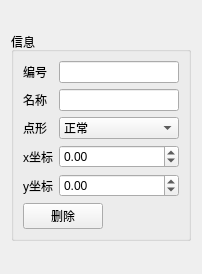
<?xml version="1.0" encoding="UTF-8"?>
<ui version="4.0">
 <class>InfoSation</class>
 <widget class="QWidget" name="InfoSation">
  <property name="geometry">
   <rect>
    <x>0</x>
    <y>0</y>
    <width>202</width>
    <height>274</height>
   </rect>
  </property>
  <property name="windowTitle">
   <string>Form</string>
  </property>
  <layout class="QVBoxLayout" name="verticalLayout">
   <item>
    <widget class="QGroupBox" name="groupBox">
     <property name="sizePolicy">
      <sizepolicy hsizetype="Preferred" vsizetype="Fixed">
       <horstretch>0</horstretch>
       <verstretch>0</verstretch>
      </sizepolicy>
     </property>
     <property name="title">
      <string>信息</string>
     </property>
     <layout class="QVBoxLayout" name="verticalLayout_2">
      <item>
       <layout class="QFormLayout" name="formLayout">
        <item row="0" column="0">
         <widget class="QLabel" name="label_2">
          <property name="font">
           <font>
            <pointsize>9</pointsize>
           </font>
          </property>
          <property name="text">
           <string>编号</string>
          </property>
         </widget>
        </item>
        <item row="1" column="0">
         <widget class="QLabel" name="label_3">
          <property name="font">
           <font>
            <pointsize>9</pointsize>
           </font>
          </property>
          <property name="text">
           <string>名称</string>
          </property>
         </widget>
        </item>
        <item row="2" column="0">
         <widget class="QLabel" name="label_7">
          <property name="font">
           <font>
            <pointsize>9</pointsize>
           </font>
          </property>
          <property name="text">
           <string>点形</string>
          </property>
         </widget>
        </item>
        <item row="3" column="0">
         <widget class="QLabel" name="label_6">
          <property name="font">
           <font>
            <pointsize>9</pointsize>
           </font>
          </property>
          <property name="text">
           <string>x坐标</string>
          </property>
         </widget>
        </item>
        <item row="4" column="0">
         <widget class="QLabel" name="label_8">
          <property name="font">
           <font>
            <pointsize>9</pointsize>
           </font>
          </property>
          <property name="text">
           <string>y坐标</string>
          </property>
         </widget>
        </item>
        <item row="2" column="1">
         <widget class="QComboBox" name="sizeBox">
          <property name="sizePolicy">
           <sizepolicy hsizetype="Preferred" vsizetype="Fixed">
            <horstretch>0</horstretch>
            <verstretch>0</verstretch>
           </sizepolicy>
          </property>
          <property name="font">
           <font>
            <pointsize>9</pointsize>
           </font>
          </property>
          <item>
           <property name="text">
            <string>正常</string>
           </property>
          </item>
          <item>
           <property name="text">
            <string>大站</string>
           </property>
          </item>
         </widget>
        </item>
        <item row="0" column="1">
         <widget class="QLineEdit" name="idLineEdit">
          <property name="sizePolicy">
           <sizepolicy hsizetype="Preferred" vsizetype="Fixed">
            <horstretch>0</horstretch>
            <verstretch>0</verstretch>
           </sizepolicy>
          </property>
          <property name="font">
           <font>
            <pointsize>9</pointsize>
           </font>
          </property>
          <property name="dragEnabled">
           <bool>false</bool>
          </property>
          <property name="readOnly">
           <bool>true</bool>
          </property>
         </widget>
        </item>
        <item row="1" column="1">
         <widget class="QLineEdit" name="nameLineEdit">
          <property name="sizePolicy">
           <sizepolicy hsizetype="Preferred" vsizetype="Fixed">
            <horstretch>0</horstretch>
            <verstretch>0</verstretch>
           </sizepolicy>
          </property>
          <property name="font">
           <font>
            <pointsize>9</pointsize>
           </font>
          </property>
          <property name="dragEnabled">
           <bool>false</bool>
          </property>
          <property name="readOnly">
           <bool>false</bool>
          </property>
         </widget>
        </item>
        <item row="3" column="1">
         <widget class="QDoubleSpinBox" name="xSpinBox">
          <property name="font">
           <font>
            <pointsize>9</pointsize>
           </font>
          </property>
          <property name="minimum">
           <double>-10000.000000000000000</double>
          </property>
          <property name="maximum">
           <double>10000.000000000000000</double>
          </property>
         </widget>
        </item>
        <item row="4" column="1">
         <widget class="QDoubleSpinBox" name="ySpinBox">
          <property name="font">
           <font>
            <pointsize>9</pointsize>
           </font>
          </property>
          <property name="minimum">
           <double>-10000.000000000000000</double>
          </property>
          <property name="maximum">
           <double>10000.000000000000000</double>
          </property>
         </widget>
        </item>
       </layout>
      </item>
      <item>
       <widget class="QPushButton" name="deleteButton">
        <property name="sizePolicy">
         <sizepolicy hsizetype="Fixed" vsizetype="Fixed">
          <horstretch>0</horstretch>
          <verstretch>0</verstretch>
         </sizepolicy>
        </property>
        <property name="font">
         <font>
          <pointsize>9</pointsize>
         </font>
        </property>
        <property name="text">
         <string>删除</string>
        </property>
       </widget>
      </item>
     </layout>
    </widget>
   </item>
  </layout>
 </widget>
 <resources/>
 <connections/>
</ui>
